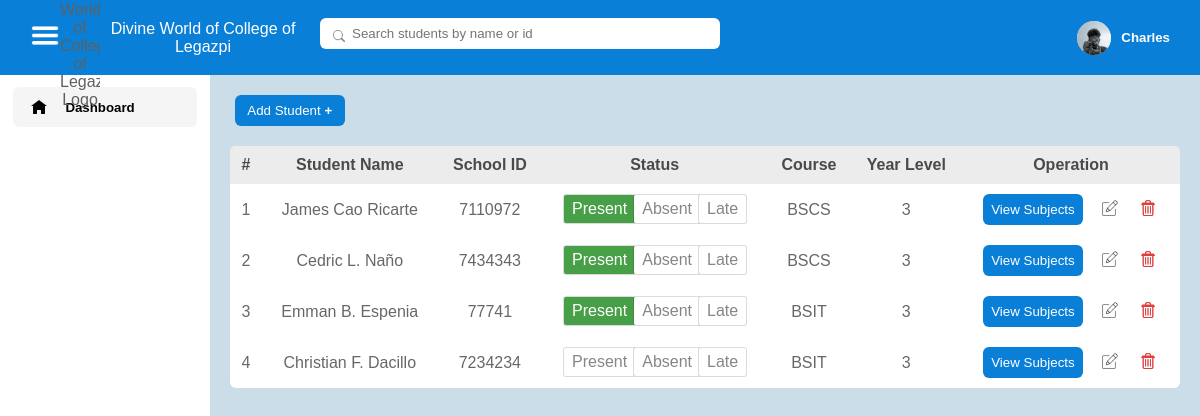
The app's page /pages/dashboard.php (signed in) with its own data.
### tables this page shows
CREATE TABLE `registration` (
  `reg_id` int(11) NOT NULL,
  `faculty_id` varchar(255) NOT NULL,
  `first_name` varchar(255) NOT NULL,
  `last_name` varchar(255) NOT NULL,
  `middle_name` varchar(255) NOT NULL,
  `email` varchar(255) NOT NULL,
  `birthday` date NOT NULL,
  `age` int(11) NOT NULL,
  `profile_picture` varchar(255) DEFAULT NULL
);

CREATE TABLE `students` (
  `student_id` int(11) NOT NULL,
  `reg_id` int(11) NOT NULL,
  `first_name` varchar(255) NOT NULL,
  `last_name` varchar(255) NOT NULL,
  `middle_name` varchar(255) NOT NULL,
  `school_id` int(11) NOT NULL,
  `course` int(11) NOT NULL,
  `year_level` int(11) NOT NULL,
  `status` int(11) DEFAULT NULL
);

CREATE TABLE `courses` (
  `course_id` int(11) NOT NULL,
  `course_name` varchar(255) NOT NULL,
  `department` int(11) DEFAULT NULL
);

### pages/dashboard.php (the view, shortened to what this page needs)
<?php
require_once('../database/database.php');
if (isset($_SESSION['isSidebarMinimized']) && $_SESSION['isSidebarMinimized']) {
    $labelWrapperDisplay = 'none';
} else {
    $labelWrapperDisplay = 'initial';
}
$stmt_user = $conn->prepare("SELECT registration.first_name, registration.profile_picture
    FROM login
    JOIN registration ON login.reg_id = registration.reg_id
    WHERE login.login_id = ?");
$stmt_user->bind_param("i", $_SESSION['id']);
$stmt_user->execute();
$stmt_user->bind_result($user_first_name, $profile_picture);
if ($profile_picture === null) {
    $profile_picture = '../images/sample_profile.jpg';
} else {
    $profile_picture = '../images/user_profile_pictures/' . $_SESSION['id'] . '/' . $profile_picture;
}
$stmt = $conn->prepare("SELECT students.student_id, students.first_name, students.last_name, students.middle_name, students.school_id, courses.course_name, students.year_level, students.status
     FROM students
     JOIN courses ON students.course = course_id
     LEFT JOIN statuses ON students.status = status_id
     WHERE students.reg_id = ?");
$stmt->bind_param("i", $_SESSION["id"]);
$stmt->execute();
$stmt->bind_result($student_id, $first_name, $last_name, $middle_name, $school_id, $course, $year_level, $status);
?>
<!DOCTYPE html>
<html lang="en">
<head>
    <link rel="stylesheet" href="../styles/dashboard/dashboard.css">
    <link rel="stylesheet" href="../styles/default.css">
    <link rel="stylesheet" href="../styles/dashboard/table.css">
    <link rel="stylesheet" href="../styles/dashboard/status.css">
    <link rel="stylesheet" href="../styles/dashboard/update_window.css">
    <link rel="stylesheet" href="../styles/dashboard/add_student_modal.css">
    <link rel="stylesheet" href="../styles/nav/nav.css">
</head>
<body>
    <?php include('partials/nav.php') ?>
    <main>
        <div class="section_column">
            <div class="left_section">
                <div class="navigation_links selected">
                    <div class="sidebar_icon_wrapper">
                        <img class="home_icon" src="../images/icons/home_icon.png" alt="">
                    </div>
                    <div class="sidebar_label_wrapper" style="display: <?php echo $labelWrapperDisplay; ?> ;">
                        <h5>Dashboard</h5>
                    </div>
                </div>
            </div>
            <div class="right_section">
                <div class="add_student_button_wrapper">
                    <button class="add_student_button">Add Student <b>+</b></button>
                </div>
                <table>
                    <thead>
                        <tr>
                            <td>#</td>
                            <td>Student Name</td>
                            <td>School ID</td>
                            <td>Status</td>
                            <td>Course</td>
                            <td>Year Level</td>
                            <td>Operation</td>
                        </tr>
                    </thead>
                    <tbody>
                        <?php
                        $index = 1;
                        while ($stmt->fetch()) {
                            if (strlen($middle_name) == 1) {
                                $output_middle_name = $middle_name . ".";
                            } else {
                                $output_middle_name = $middle_name;
                            }
                            if ($status == 1) {
                                $output_status = "
                                        <div class='status_button present'>Present</div>
                                        <div class='status_button js-absent'>Absent</div>
                                        <div class='status_button js-late'>Late</div>";
                            } else if ($status == 2) {
                                $output_status = "
                                        <div class='status_button js-present'>Present</div>
                                        <div class='status_button absent'>Absent</div>
                                        <div class='status_button js-late'>Late</div>";
                            } else if ($status == 3) {
                                $output_status = "
                                        <div class='status_button js-present'>Present</div>
                                        <div class='status_button js-absent'>Absent</div>
                                        <div class='status_button late'>Late</div>";
                            } else {
                                $output_status = "
                                        <div class='status_button js-present'>Present</div>
                                        <div class='status_button js-absent'>Absent</div>
                                        <div class='status_button js-late'>Late</div>";
                            }
                            echo
                            "<tr>
                                    <td class='student_id' data-student-id='$student_id'>$student_id</td>
                                    <td>$index</td>
                                    <td data-first-name='$first_name' data-middle-name='$middle_name' data-last-name='$last_name'>$first_name $output_middle_name $last_name</td>
                                    <td data-school-id='$school_id'>$school_id</td>
                                    <td class='status_td' data-status='$status'>
                                        $output_status
                                    </td>
                                    <td data-course='$course'>$course</td>
                                    <td data-year-level='$year_level'>$year_level</td>
                                    <td class='operation_td'>
                                        <div>
                                            <a href='student_subjects.php?studentId=$student_id'>
                                                <button class='view_subjects_button'>View Subjects</button>
                                            </a>
                                        </div>
                                        <div class='icon_wrapper edit'>
                                            <img class='edit_icon' src='../images/icons/edit_icon.png'>
                                            <span class='tooltip edit'>Edit</span>
                                        </div>
                                        <div class='icon_wrapper delete'>
                                            <img class='delete_icon' src='../images/icons/delete_icon.png' alt=''>
                                            <span class='tooltip delete'>Delete</span>
                                        </div>
                                    </td>
                                </tr>";
                            $index++;
                        }
                        ?>
                    </tbody>
                </table>
            </div>
        </div>
    </main>
</body>
</html>

### pages/partials/nav.php (shortened to what this page needs)
<nav>
    <div class="nav_left_section">
        <div class="hamburger_icon_container">
            <img class="hamburger_icon" src="../images/icons/hamburger_icon.png" alt="">
        </div>
        <a href="dashboard.php">
            <div class="brand_name_container">
                <img class="brand_logo" src="../images/logos/dwcl_logo.png" alt="Divine World of College of Legazpi Logo">
                <p class="brand_name">Divine World of College of Legazpi</p>
            </div>
        </a>
        <div class="search_bar_container">
            <input class="search_bar" type="text" placeholder="Search students by name or id">
            <img class="search_icon" src="../images/icons/search_icon.png">
        </div>
    </div>
    <div class="nav-right-section">
        <img src="<?php echo $profile_picture ?>" class="profile-icon">
        <h5 class="user_name"><?php echo $user_first_name; ?></h5>
    </div>
</nav>

### styles/dashboard/dashboard.css (style rules this page uses)
body { position: relative; }
main { width: 100%; display: flex; justify-content: center; }
.section_column { width: 100%; display: flex; }
.left_section { height: 100vh; display: flex; flex-direction: column; align-items: center; background-color: rgb(255, 255, 255); }
.navigation_links { width: 88%; padding: 12px 0; display: flex; justify-content: center ; align-items: center; cursor: pointer; border-radius: 6px; margin-bottom: 3px; }
.navigation_links:first-child { margin-top: 12px; }
.navigation_links.selected { background-color: rgb(245, 245, 245); }
.home_icon { width: 16px; }
.sidebar_icon_wrapper { width: 60px; display: flex; justify-content: center; }
.sidebar_label_wrapper { width: 150px; }
.right_section { width: 100%; display: flex; flex-direction: column; align-items: center; }
input, select { padding: 6px; outline: none; border: 1px solid rgb(168, 168, 168); border-radius: 6px; color: rgb(112, 112, 112); }
.add_student_button_wrapper { width: 95%; margin-top: 20px; }
.add_student_button { padding: 8px; width: 110px; }

### styles/default.css (style rules this page uses)
* { font-family: Arial, Helvetica, sans-serif; margin: 0; padding: 0; }
button { cursor: pointer; background-color: rgb(10, 127, 216); border: none; color: white; padding: 5px; border-radius: 6px; }
body { background-color: rgb(203, 221, 233); }
a { text-decoration: none; color: inherit; }

### styles/dashboard/table.css (style rules this page uses)
table { border-collapse: collapse; width: 96%; border-radius: 6px; margin-top: 20px; background-color: white; overflow: hidden; }
table td { text-align: center; padding: 10px; }
thead { background-color: rgb(236, 236, 236); }
thead td { font-weight: bold; color: rgb(74, 74, 74); }
tbody td { color: rgb(103, 103, 103); }
.operation_td { position: relative; display: flex; justify-content: center; align-items: center; gap: 16px; }
.icon_wrapper { display: inline-block; position: relative; }
.edit_icon, .delete_icon { width: 16px; cursor: pointer; margin: 0 3px; }
.view_subjects_button { padding: 8px; }

### styles/dashboard/status.css (style rules this page uses)
.status_button { background-color: white; color: rgb(134, 134, 134); box-shadow: rgba(0, 0, 0, 0.02) 0px 1px 3px 0px, rgba(27, 31, 35, 0.15) 0px 0px 0px 1px; border-radius: 2px; padding: 5px 8px; margin-right: -1px; cursor: pointer; transition: background-color 0.3s ease, border-color 0.3s ease, color 0.3s ease; }
.status_td { display: flex; justify-content: center; }
.status_button.present { background-color: rgb(71, 159, 71); color: white; border-color: rgb(71, 159, 71); }

### styles/dashboard/update_window.css (style rules this page uses)
input, select { margin-bottom: 8px; }

### styles/nav/nav.css (style rules this page uses)
nav { height: 75px; background-color: rgb(10, 127, 216); color: rgb(96, 96, 96); display: flex; justify-content: space-between; align-items: center; padding: 0 2.5vw 0 0; position: relative; }
.brand_logo { width: 40px; }
.brand_name { color: white; margin-left: 6px; }
.brand_name_container { display: flex; justify-content: center; align-items: center; height: 100%; width: 20vw; cursor: pointer; }
.search_bar_container { position: relative; }
.search_icon { width: 12px; position: absolute; top: 12px; left: 13px; }
.search_bar { padding: 8px 8px 8px 32px; width: 30vw; max-width: 400px; border: none; border-radius: 6px; }
.nav_left_section { height: 100%; display: flex; justify-content: space-between; align-items: center; width: 60vw; max-width: 1000px; }
.nav-right-section { display: flex; justify-content: space-between; align-items: center; }
.profile-icon { width: 34px; height: 34px; background-color: rgb(224, 224, 224); border-radius: 50%; cursor: pointer; object-fit: cover; }
.user_name { margin-left: 10px; cursor: pointer; color: white; }
.profile_dropdown_sections p, a { width: 100%; text-align: center; }
.hamburger_icon { width: 30px; height: 29px; filter: invert(); }
.hamburger_icon_container { margin-left: 30px; cursor: pointer; }

### records on screen
registration: first_name "Charles"
students: first_name "James", middle_name "Cao", last_name "Ricarte", school "7110972", shows "Present", course.course_name "BSCS", year_level "3"
students: first_name "Cedric", middle_name "L.", last_name "Naño", school "7434343", shows "Present", course.course_name "BSCS", year_level "3"
students: first_name "Emman", middle_name "B.", last_name "Espenia", school "77741", shows "Present", course.course_name "BSIT", year_level "3"
students: first_name "Christian", middle_name "F.", last_name "Dacillo", school "7234234", shows "Present", course.course_name "BSIT", year_level "3"
